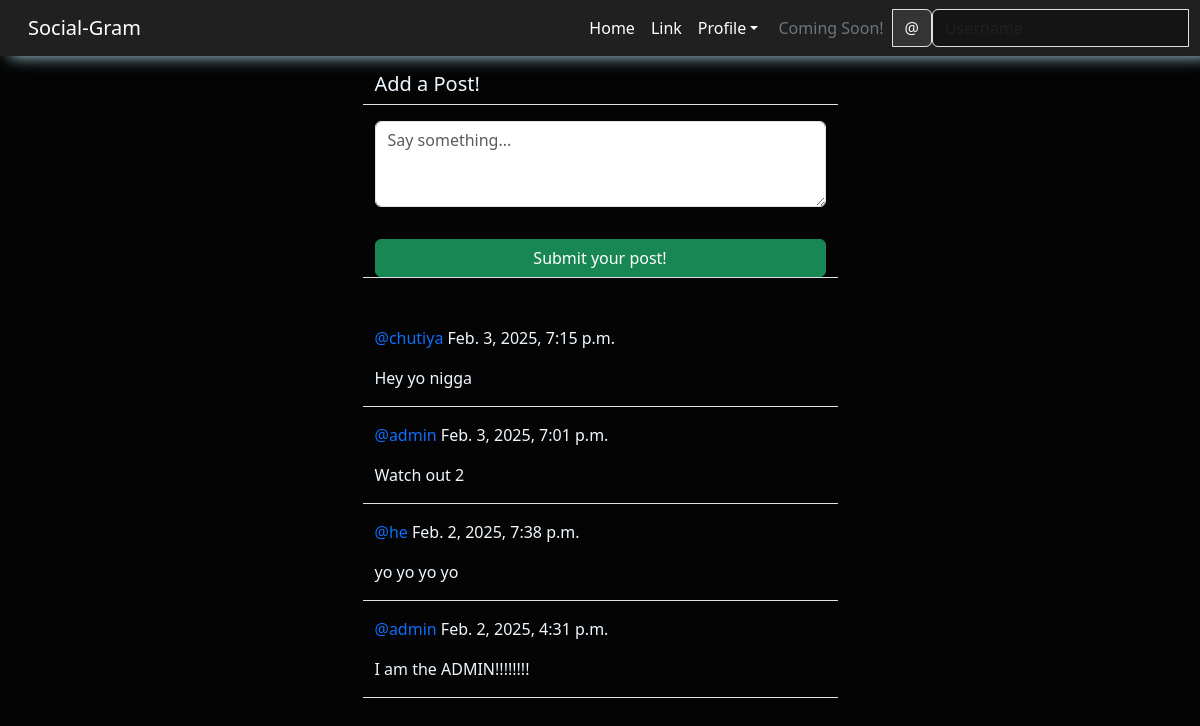
/social/ (signed in), run on the app's committed database.
### social/models.py (models this page shows)
class Post(models.Model):
    body = models.TextField()
    created_on = models.DateTimeField(default=timezone.now)
    author = models.ForeignKey(User , on_delete=models.CASCADE)

### social/views.py (the view, shortened to what this page needs)
# urls.py: path('' , PostListView.as_view() , name='post-list'),
class PostListView(LoginRequiredMixin , View):
    def get(self, request , *args , **kwargs):
        posts = Post.objects.all().order_by('-created_on')
        form = PostForm()
        context = {
            'post_list' : posts,
            'form' : form,
        }
        return render(request , 'social/post_list.html' , context)

### social/forms.py
class PostForm(forms.ModelForm):
    body = forms.CharField(
        label='',
        widget=forms.Textarea(attrs={
            'rows':'3',
            'placeholder': 'Say something...',
        })
    )
    class Meta:
        model = Post
        fields = ['body']

### social/templates/social/post_list.html (shortened to what this page needs)
{% extends 'landing/base.html' %}
{% load crispy_forms_tags %}
{% block content %}
<div class="container">
    <div class="row justify-content-center mt-3">
        <div class="col-md-5 col-sm-12 border-bottom">
            <h5>Add a Post!</h5>
        </div>
    </div>
    <div class="row justify-content-center mt-3 mb-5">
        <div class="col-md-5 col-sm-12 border-bottom">
            <form method="POST">
                {{form | crispy}}
                <div class="d-grid gap-2">
                    <button class="btn btn-success mt-3">Submit your post!</button>
                </div>
            </form>
        </div>
    </div>
    {% for post in post_list %}
    <div class="row justify-content-center mt-3">
        <div class="col-md-5 col-sm-12 border-bottom position-relative">
            <p><a style="text-decoration: none;" class="text-primary" href="{% url 'profile' post.author.profile.pk %}">
                @{{post.author}} </a> {{post.created_on}} </p>
        <div class="position-relative">
            <p>{{post.body}}</p>
        </div>
        </div>
    </div>
    {% endfor %}
</div>
{% endblock content %}

### landing/templates/landing/base.html (style rules this page uses)
body { background-color: #040404; color: aliceblue; }

### data on the page
Post: author "chutiya", created_on "Feb. 3, 2025, 7:15 p.m.", body "Hey yo nigga"
Post: author "admin", created_on "Feb. 3, 2025, 7:01 p.m.", body "Watch out 2"
Post: author "he", created_on "Feb. 2, 2025, 7:38 p.m.", body "yo yo yo yo"
Post: author "admin", created_on "Feb. 2, 2025, 4:31 p.m.", body "I am the ADMIN!!!!!!!!"
